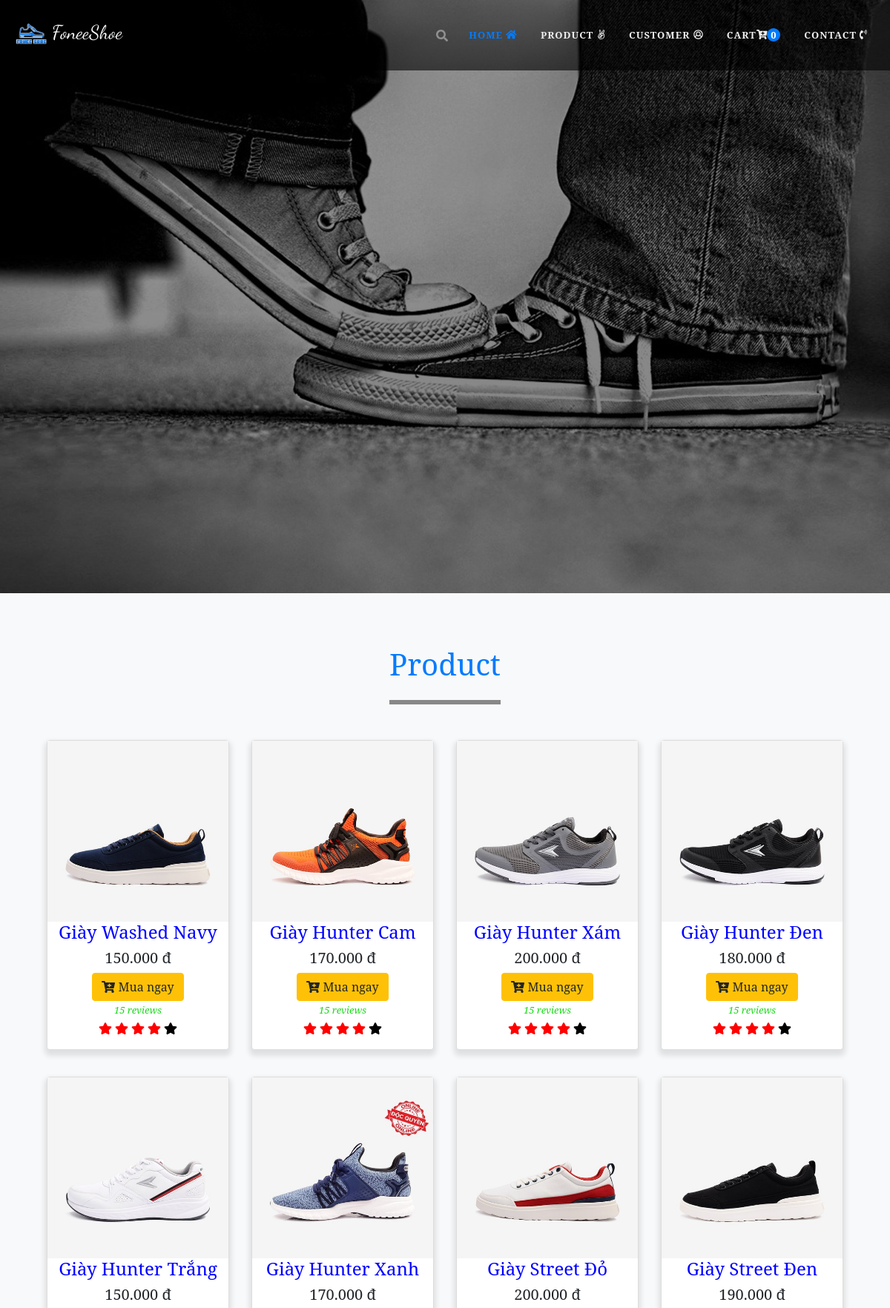
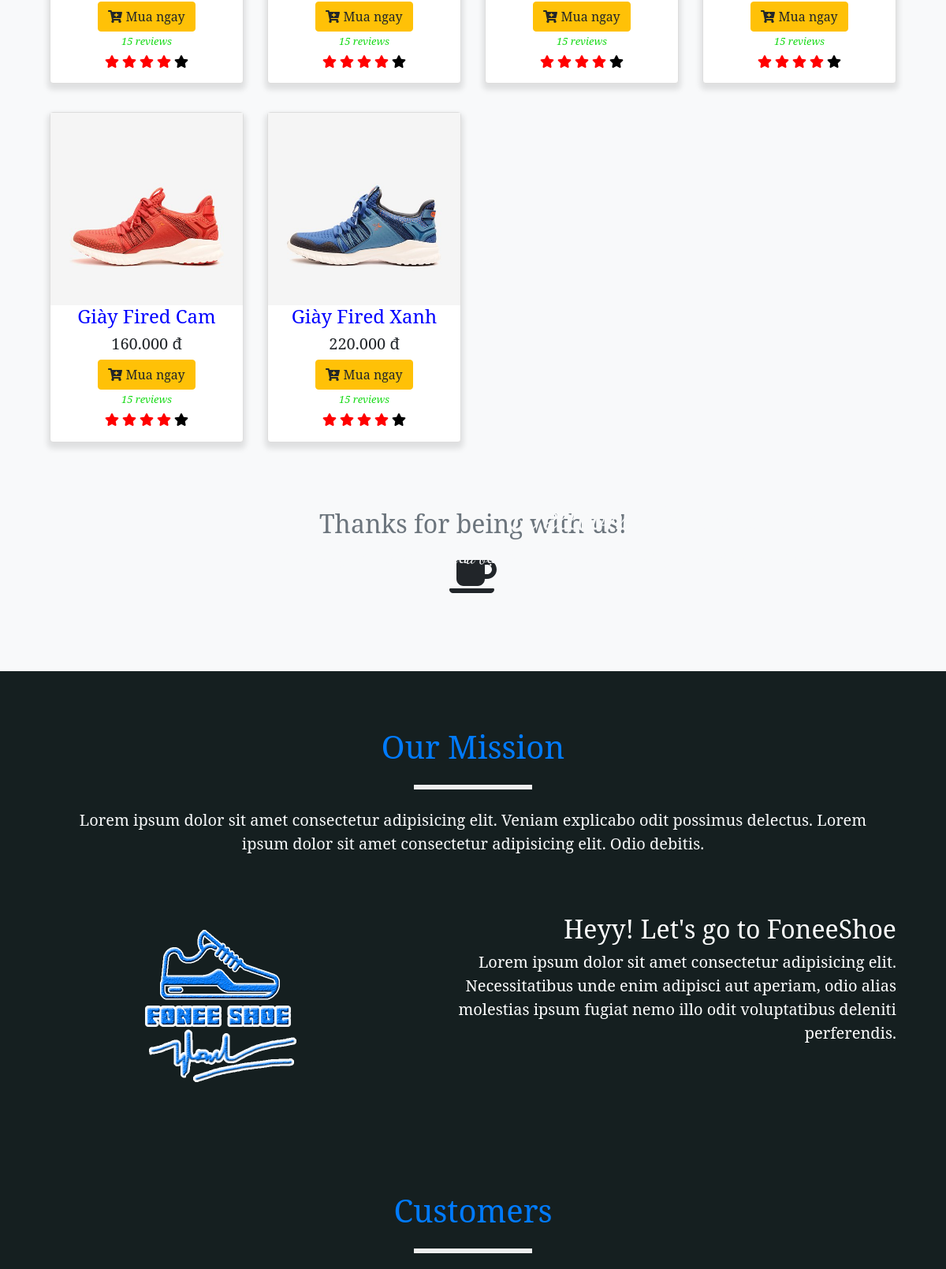
The page / (upper part) on the database its author committed (2 pictures, top to bottom).
### tables this page shows
CREATE TABLE `giay` (
  `Magiay` int(11) NOT NULL,
  `TenGiay` varchar(100) DEFAULT NULL,
  `Anh` varchar(100) DEFAULT NULL,
  `Gia` int(11) DEFAULT NULL,
  `Nam` int(11) DEFAULT NULL
);

### index.php (called while the page is built, shortened)
<?php
    include_once("header.php");
?>
<?php
    include_once("menu.php");
?>
<?php
    include_once("product.php");
?>
<?php
    include_once("footer.php");
?>

### model/giay.php (called while the page is built, shortened)
<?php
class Giay{
    function __construct($magiay,$tengiay,$anh,$gia,$nam )
    {
        $this->magiay = $magiay;
        $this->tengiay=$tengiay;
        $this->anh = $anh;
        $this->gia = $gia;
    }
    static function connect(){
        $con = new mysqli("localhost","root","","Giay");
        $con->set_charset("utf8");
        return $con;
    }
    static function getListGiayFromDB(){
        $con = Giay::connect();
        $sql = "SELECT * FROM giay ";
        $result = $con->query($sql);
        $lsGiay = array();
        if($result->num_rows >0){
            while($row = $result->fetch_assoc()){
                $giay= new Giay($row["Magiay"],$row["TenGiay"],$row["Anh"],$row["Gia"], $row["Nam"]);
                array_push($lsGiay, $giay);
            }
        }
        return $lsGiay;
    }
}
?>

### product.php (the view, shortened to what this page needs)
<section class="p-5 text-center bg-light">
        <div class="container">
            <div class="row text-center text-muted">
                <div class="col m-4">
                    <h1 class="display-5 mb-4 fix-icon">Product</h1>
                    <div class="underline-dark mb-4"></div>
                </div>
            </div>
            <div class="row align-items-center " >
                <?php
                    if(isset($result)){
                        $arr = $result;
                      }
                      else{
                        $arr = $ls;
                      }
                    foreach ($arr as  $key => $value) {
                    ?>
                        <div class="col-sm-3 mb-3" >
                            <div class="thumbnails chuyendongmissiontrai" style="cursor: pointer; padding:0">
                                <a >
                                    <div class="wrap">
                                        <div class="box">
                                        <img  title="Chi tiết <?php echo $value->tengiay?>" src="<?php echo $value->anh?>" width="250" />
                                        </div>
                                    </div>
                                    <div>
                                        <h4 style="text-align:center; color:blue">
                                            <?php echo $value->tengiay?>
                                        </h4>
                                        <h5><?php echo number_format($value->gia, 0,'.','.').' đ';?> </h5>
                                        <form action="cart.php?action=datmua&id=<?php echo $value->magiay; ?>" method="post">
                                            <button type="submit" class="btn btn-warning" name="datmua" title="Click vào để mua"><i class="fas fa-cart-plus"></i> Mua ngay</button>
                                            </form>
                                            </div>
                                        </div>
                                    </div>
                                    <div class="ratings" style="color:red">
                                        <p class="pull-right">15 reviews</p>
                                        <p style="margin-top: -11px;">
                                            <i class="fas fa-star"></i>
                                            <i class="fas fa-star"></i>
                                            <i class="fas fa-star"></i>
                                            <i class="fas fa-star"></i>
                                            <i class="fas fa-star" style="color:black"></i>
                                        </p>
                                    </div>
                            </div>
                        </div>
                            <?php }?>
            <div class="my-5">
                <h2 class="text-muted mb-4">Thanks for being with us!</h2>
                <i class="fas fa-coffee fa-3x"></i>
            </div>
    </section>
    <section class="p-5 mission">
        <div class="container-fluid">
            <div class="row text-center text-light">
                <div class="col m-4">
                    <h1 class="display-5 mb-4 fix-icon">Our Mission</h1>
                    <div class="underline mb-4"></div>
                    <p class="lead">Lorem ipsum dolor sit amet consectetur adipisicing elit. Veniam explicabo odit
                        possimus delectus. Lorem ipsum dolor sit amet consectetur adipisicing elit. Odio debitis.</p>
                </div>
            </div>
        </div>
        <div class="container-fluid">
            <div class="row align-items-center mb-3">
                <div class="col-lg-5 text-center">
                    <img src="images/foneeshoe3.png" alt="phuot" width="250" class="img-responsive dixuyenviet-img">
                </div>
                <div class="col-lg-7 text-white text-lg-right text-sm-center mission-text">
                    <h2>Heyy! Let's go to FoneeShoe</h2>
                    <p class="lead">Lorem ipsum dolor sit amet consectetur adipisicing elit. Necessitatibus unde enim
                        adipisci aut aperiam, odio alias molestias ipsum fugiat nemo illo odit voluptatibus deleniti
                        perferendis.</p>
                </div>
            </div>
        </div>
    </section>
    <section class="p-5 customers">
        <div class="container-fluid">
            <div class="row text-center text-light">
                <div class="col m-4">
                    <h1 class="display-5 mb-4 fix-icon">Customers</h1>
                    <div class="underline mb-4"></div>
                </div>
            </div>
        </div>
    </section>

### header.php (shortened to what this page needs)
<!DOCTYPE html>
<html lang="vi">
<head>
    <link rel="stylesheet" href="css/bootstrap1.min.css">
    <link rel="stylesheet" href="custom.css">
</head>
<body>

### menu.php (shortened to what this page needs)
<section class="header container-fluid">
        <nav class="navbar navbar-expand-lg fixed-top nav-menu">
            <a href="index.php" class="navbar-brand text-light fix-logo"><img src="images/foneeshoe.png" alt=""
                    width="55">FoneeShoe</span></a>
            <div class="collapse navbar-collapse justify-content-end text-uppercase font-weight-bold" id="myNavbar">
            <?php
                include_once("model/giay.php");
                $ls = Giay::getListGiayFromDB();
                $countCart =0;
            ?>
            <form class="form-inline md-form form-sm active-purple active-purple-2 mt-2" action="" method="GET">
                <div class="searchbar">
                    <input class="search_input" type="text" name="timkiem" placeholder="Tìm kiếm sản phẩm...">
                    <a href="#" class="search_icon"><i class="fas fa-search"></i></a>
                </div>
            </form>
                <ul class="navbar-nav">
                    <li class="nav-item">
                        <a href="index.php" class="nav-link m-2 menu-item nav-active">Home <i class="fas fa-home"></i></a>
                    </li>
                    <li class="nav-item">
                        <a href="#" class="nav-link m-2 menu-item">Product <i class="fab fa-angellist"></i></i></a>
                    </li>
                    <li class="nav-item">
                        <a href="#" class="nav-link m-2 menu-item">Customer <i class="far fa-user-circle"></i></a>
                    </li>
                    <li class="nav-item">
                        <a href="cart.php" class="nav-link m-2 menu-item">Cart<i class="fas fa-cart-plus"></i><span class="fixcart"><?php echo $countCart;?></span></a>
                    </li>
                    <li class="nav-item">
                        <a href="#" class="nav-link m-2 menu-item">Contact <i class="fas fa-phone-volume"></i></a>
                    </li>
                </ul>
            </div>
        </nav>
        <div class="text-light text-md-right text-center banner" style="font-family: 'Dancing Script', cursive;">
            <h2 class="display-5 banner-heading" style="font-size: 53px;">Wellcome to FoneeShoe</h2>
            <h4 class="lead banner-par" style="font-size: 23px;" >"Hãy mang những giấc mơ của bạn lên đôi chân để dẫn lối giấc mơ đó thành hiện thực".</h4>
        </div>
    </section>

### footer.php (shortened to what this page needs)
</body>
</html>

### custom.css (style rules this page uses)
body { font-family: 'Noto Serif', serif; overflow-x: hidden !important; }
.thumbnails a { text-decoration: none; }
.searchbar { margin-bottom: auto; margin-top: -6px; opacity: 0.4; border-radius: 30px; }
.search_input { color: white; border: 0; outline: 0; background: none; width: 0; caret-color:transparent; line-height: 40px; transition: width 0.4s linear; }
.search_icon { height: 40px; width: 40px; float: right; display: flex; justify-content: center; align-items: center; border-radius: 50%; color:white; text-decoration:none; }
html { scroll-behavior: smooth; }
.fix-logo { font-family: 'Dancing Script', cursive !important ; font-size: 26px; }
.header { height: 100vh; background: linear-gradient(rgba(0,0,0,.4), rgba(0, 0,0, .5)) , url(images/cover.jpg) no-repeat center center /cover; }
.nav-menu { background: linear-gradient(rgba(0,0,0,.4), rgba(0, 0,0, .6)); padding: 15px; transition: all .7s; }
.nav-active { color: #007bff !important; }
.menu-item { color: #eee; font-size: 13px; letter-spacing: 1px; transition: color .5s; }
.banner { position: absolute; top: 50%; left: 50%; transform: translate(-50%, -50%); width: 80%; }
.banner-heading { animation-name: chuyendongbanner; animation-duration: 2s; }
.banner-par { animation-name: chuyendongbanner; animation-duration: 2s; animation-delay: .5s; animation-fill-mode: backwards; }
.mission { background: #151f20; }
.mission-text { word-wrap: break-word !important; }
.underline { width: 150px; border: 3px solid #eee; margin: auto; }
.fix-icon { color: #007bff; }
.chuyendongmissiontrai { animation-name: chuyendongmissiontrai; animation-duration: 3s; }
.underline-dark { width: 150px; border: 3px solid #888; margin: auto; }
.customers { background: #151f20; }
::placeholder { color: #eee !important; }
.thumbnails { cursor: pointer; display: block; padding: 0px; margin-bottom: 20px; line-height: 1.42857143; background-color: #fff; border: 1px solid #ddd; border-radius: 4px; -webkit-transition: border .2s ease-in-out; -o-transition: border .2s ease-in-out; transition: border .2s ease-in-out; box-shadow: 0 5px 7px 3px rgba(0,0,0,.1) !important; }
.ratings { padding-right: 10px; padding-left: 10px; color: red !important; }
.pull-right { padding-top: 3px; font-size: 13px; color: #16da16; font-style: italic; }
.wrap { position: relative; padding: 0; }
.wrap .box { position: relative; overflow: hidden; }
.wrap .box img { max-width: 100%; transition: .7s; }
.fixcart { font-size: 13px; color: #fff; background-color: #007bff; border-radius: 100%; height: 18px; width: 18px; display: inline-block; line-height: 18px; text-align: center; top: 31px; right: 128px; }

### rows shown on the page
giay: Anh (picture), TenGiay "Giày Washed Navy", Gia "150.000"
giay: Anh (picture), TenGiay "Giày Hunter Cam", Gia "170.000"
giay: Anh (picture), TenGiay "Giày Hunter Xám", Gia "200.000"
giay: Anh (picture), TenGiay "Giày Hunter Đen", Gia "180.000"
giay: Anh (picture), TenGiay "Giày Hunter Trắng", Gia "150.000"
giay: Anh (picture), TenGiay "Giày Hunter Xanh", Gia "170.000"
giay: Anh (picture), TenGiay "Giày Street Đỏ", Gia "200.000"
giay: Anh (picture), TenGiay "Giày Street Đen", Gia "190.000"
giay: Anh (picture), TenGiay "Giày Fired Cam", Gia "160.000"
giay: Anh (picture), TenGiay "Giày Fired Xanh", Gia "220.000"

### other values the page prints
$countCart "0"
